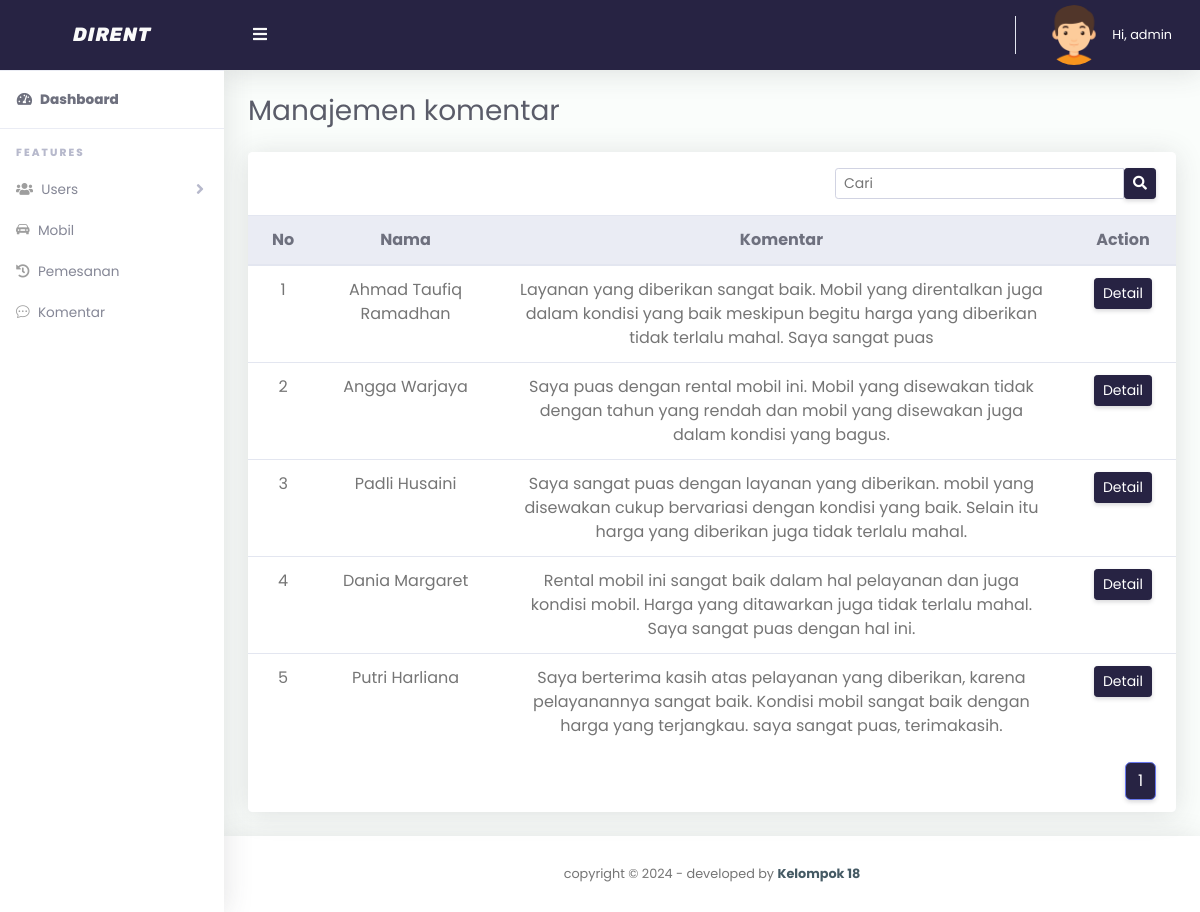
Screenshot of /admin/komentar_tbl.php (signed in) with the database file from the repository.
### tables this page shows
CREATE TABLE `komentar` (
  `id_komentar` int(11) NOT NULL,
  `id_customer` int(11) NOT NULL,
  `komentar` varchar(255) NOT NULL,
  `created_at` timestamp NOT NULL DEFAULT current_timestamp(),
  `updated_at` timestamp NOT NULL DEFAULT current_timestamp()
);

CREATE TABLE `customer` (
  `id_customer` int(11) NOT NULL,
  `nik` int(16) NOT NULL,
  `nama_lengkap` varchar(255) NOT NULL,
  `alamat` varchar(255) NOT NULL,
  `no_telp` varchar(13) NOT NULL,
  `kota` varchar(60) NOT NULL,
  `kode_pos` int(11) NOT NULL,
  `email` varchar(60) NOT NULL,
  `password` varchar(60) NOT NULL,
  `level` varchar(16) NOT NULL,
  `created_at` timestamp NOT NULL DEFAULT current_timestamp(),
  `updated_at` timestamp NOT NULL DEFAULT current_timestamp()
);

### config/functions/functionKomentar.php (called while the page is built, shortened)
<?php
include('../config/conn.php');
function query($query)
{
    global $conn;
    $result = mysqli_query($conn, $query);
    $rows = [];
    while ($row = mysqli_fetch_assoc($result)) {
        $rows[] =  $row;
    }
    return $rows;
}

### admin/komentar_tbl.php (the view, shortened to what this page needs)
<?php
include('../config/functions/functionKomentar.php');
$komentar = query("SELECT * FROM komentar INNER JOIN customer ON komentar.id_customer = customer.id_customer");
$jumlahDataPerhalaman = 5;
$jumlahData = count(query("SELECT * FROM komentar"));
$jumlahHalaman = ceil($jumlahData / $jumlahDataPerhalaman);
$halamanAktif = (isset($_GET['halaman']) ? $_GET['halaman'] : 1);
$awalData = ($jumlahDataPerhalaman * $halamanAktif) - $jumlahDataPerhalaman;
$komentar = query("SELECT * FROM komentar INNER JOIN customer ON komentar.id_customer = customer.id_customer Limit $awalData,$jumlahDataPerhalaman");
?>
<!DOCTYPE html>
<html lang="en">
<head>
    <?php include('../app/layouts/css.php'); ?>
</head>
<body id="page-top">
    <div id="wrapper">
        <?php include('../app/layouts/sidebar.php'); ?>
        <div id="content-wrapper" class="d-flex flex-column">
            <div id="content">
                <?php include('../app/layouts/topbar.php'); ?>
                <div class="container-fluid" id="container-wrapper">
                    <div class="d-sm-flex align-items-center justify-content-between mb-4">
                        <h1 class="h3 mb-0 text-gray-800">Manajemen komentar</h1>
                    </div>
                    <div class="row">
                        <div class="col-lg-12 mb-4">
                            <div class="card">
                                <div class="card-header py-3 d-flex justify-content-end">
                                    <form action="" method="GET">
                                        <div class="input-group">
                                            <input type="text" class="form-control form-control-sm" placeholder="Cari" name="keyword">
                                            <div class="input-group-btn">
                                                <button class="btn btn-sm btn-primary" name="cari"><i class="fas fa-search"></i></button>
                                            </div>
                                        </div>
                                    </form>
                                </div>
                                <div class="table-responsive">
                                    <table class="table align-items-center table-flush text-center">
                                        <thead class="thead-light">
                                            <tr>
                                                <th>No</th>
                                                <th>Nama</th>
                                                <th>Komentar</th>
                                                <th>Action</th>
                                            </tr>
                                        </thead>
                                        <tbody>
                                            <?php $no = 1; ?>
                                            <?php foreach ($komentar as $dataKomentar) : ?>
                                                <tr>
                                                  <td><?= $no++; ?></td>
                                                  <td><?= $dataKomentar['nama_lengkap']; ?></td>
                                                  <td><?= $dataKomentar['komentar']; ?></td>
                                                  <td><a href="komentar_detail.php?id_komentar=<?= $dataKomentar['id_komentar']; ?>" class="btn btn-sm btn-info">Detail</a>
                                                </tr>
                                            <?php endforeach; ?>
                                        </tbody>
                                    </table>
                                </div>
                                <div class="card-footer text-right">
                                    <nav class="d-inline-block">
                                        <ul class="pagination mb-0">
                                            <?php if (isset($_GET['cari'])) { ?>
                                                <?php if ($halamanAktif > 1) : ?>
                                                    <a class="page-link" href="?halaman=<?= $halamanAktif - 1; ?>&keyword=<?php echo $_GET['keyword'] ?>" tabindex="-1"><i class="fas fa-chevron-left"></i></a>
                                                <?php endif; ?>
                                                <?php for ($i = 1; $i <= $jumlahHalaman; $i++) : ?>
                                                    <?php if ($i == $halamanAktif) : ?>
                                                        <li class="page-item active">
                                                            <a class="page-link" href="?halaman=<?= $i; ?>&keyword=<?php echo $_GET['keyword'] ?>&cari="><?= $i; ?></a>
                                                        </li>
                                                    <?php else : ?>
                                                        <li class="page-item">
                                                            <a class="page-link" href="?halaman=<?= $i; ?>&keyword=<?php echo $_GET['keyword'] ?>&cari="><?= $i; ?></a>
                                                        </li>
                                                    <?php endif; ?>
                                                <?php endfor; ?>
                                                <?php if ($halamanAktif < $jumlahHalaman) : ?>
                                                    <a class="page-link" href="?halaman=<?= $halamanAktif + 1; ?>&keyword=<?php echo $_GET['keyword'] ?>&cari="><i class="fas fa-chevron-right"></i></a>
                                                <?php endif; ?>
                                            <?php } else { ?>
                                                <?php for ($i = 1; $i <= $jumlahHalaman; $i++) : ?>
                                                    <?php if ($i == $halamanAktif) : ?>
                                                        <li class="page-item active">
                                                            <a class="page-link" href="?halaman=<?= $i; ?>"><?= $i; ?></a>
                                                        </li>
                                                    <?php else : ?>
                                                        <li class="page-item">
                                                            <a class="page-link" href="?halaman=<?= $i; ?>"><?= $i; ?></a>
                                                        </li>
                                                    <?php endif; ?>
                                                <?php endfor; ?>
                                            <?php } ?>
                                        </ul>
                                    </nav>
                                </div>
                            </div>
                        </div>
                    </div>
                </div>
            </div>
            <?php include('../app/layouts/footer.php'); ?>
        </div>
    </div>
</body>
</html>

### app/assets/css/admin/dirent.css (style rules this page uses)
.card-footer a.page-link { background-color: #272343 !important; }
* { font-family: "Poppins", sans-serif; margin: 0; padding: 0; box-sizing: border-box; }
html { position: relative; min-height: 100%; }
body { height: 100%; }
#wrapper { display: -webkit-box; display: -ms-flexbox; display: flex; }
#wrapper #content-wrapper { background-color: #fafdfb; width: 100%; overflow-x: hidden; }
#wrapper #content-wrapper #content { -webkit-box-flex: 1; -ms-flex: 1 0 auto; flex: 1 0 auto; }
.container, .container-fluid, .container-login { padding-left: 1.5rem; padding-right: 1.5rem; }
.text-gray-800 { color: #5a5c69 !important; }
.table-flush td, .table-flush th { border-right: 0; border-left: 0; }
.table-flush tbody tr:first-child td, .table-flush tbody tr:first-child th { border-top: 0; }
.table-flush tbody tr:last-child td, .table-flush tbody tr:last-child th { border-bottom: 0; }
.card .table { margin-bottom: 0; }
.card .table td, .card .table th { padding-right: 1.5rem; padding-left: 1.5rem; }
.card { -webkit-box-shadow: 0 0.15rem 1.75rem 0 rgba(58, 59, 69, 0.15) !important; box-shadow: 0 0.15rem 1.75rem 0 rgba(58, 59, 69, 0.15) !important; }

### rows the page displays
komentar: id_customer.nama_lengkap "Ahmad Taufiq Ramadhan", komentar "Layanan yang diberikan sangat baik. Mobil yang direntalkan juga dalam kondisi yang baik meskipun begitu harga yang diberikan tidak terlalu mahal. Saya sangat puas"
komentar: id_customer.nama_lengkap "Angga Warjaya", komentar "Saya puas dengan rental mobil ini. Mobil yang disewakan tidak dengan tahun yang rendah dan mobil yang disewakan juga dalam kondisi yang bagus."
komentar: id_customer.nama_lengkap "Padli Husaini", komentar "Saya sangat puas dengan layanan yang diberikan. mobil yang disewakan cukup bervariasi dengan kondisi yang baik. Selain itu harga yang diberikan juga tidak terlalu mahal."
komentar: id_customer.nama_lengkap "Dania Margaret", komentar "Rental mobil ini sangat baik dalam hal pelayanan dan juga kondisi mobil. Harga yang ditawarkan juga tidak terlalu mahal. Saya sangat puas dengan hal ini."
komentar: id_customer.nama_lengkap "Putri Harliana", komentar "Saya berterima kasih atas pelayanan yang diberikan, karena pelayanannya sangat baik. Kondisi mobil sangat baik dengan harga yang terjangkau. saya sangat puas, terimakasih."

### other values shown
$_SESSION['nama'] "admin"
